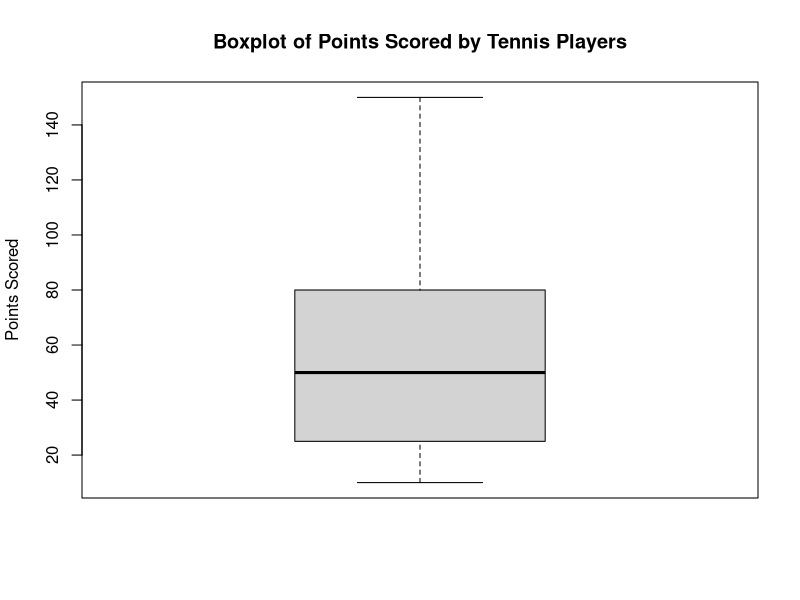

Reproduce this figure in R.
points_scored <- c(10, 15, 20, 25, 30, 40, 50, 60, 70, 80, 100, 120, 150)

boxplot(points_scored,
        main = "Boxplot of Points Scored by Tennis Players",
        ylab = "Points Scored")
